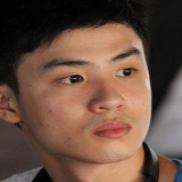
#> input picture server/ai/data/progvar_aligned/1/1.png, 182 x 182 px, given as the content of the folder /home/rico/Desktop/ADMU ProgVar/class/, which was not available
$ jupyter execute Testing.ipynb
#> lines starting #> are read from the running program, lines starting #| are printed output that depends on the picture; pictures that were not available may be replaced by others from this repository, and a replacement may not be noted
### server/ai/fresent/util.py
import cv2, cv2.face
import os, os.path
import sys
import numpy as np

CASCADE_PATH = 'data/haarcascade_frontalface_default.xml'

SIZE = 160
MARGIN = 8

def load_grayscale_image(image_file,
                         equalize_hist=True,
                         median_blur=3):

    if not isinstance(image_file, str):
        return image_file

    raw_image = cv2.imread(image_file)
    gray_image = cv2.cvtColor(raw_image, cv2.COLOR_BGR2GRAY)
    image = gray_image

    if equalize_hist:
        test = cv2.equalizeHist(image)

    if median_blur:
        image = cv2.medianBlur(image, median_blur)

    return image

__VIOLA_JONES_CASCADER = None

def viola_jones_detector(cascade_path=CASCADE_PATH):
    global __VIOLA_JONES_CASCADER

    if __VIOLA_JONES_CASCADER is None:

        # load detector instance dynamically
        if not os.path.exists(cascade_path):
            # try relative to the server/ai folder
            file_dir = os.path.dirname(os.path.abspath(__file__))
            cascade_path = os.path.join(file_dir, '..', cascade_path)

        __VIOLA_JONES_CASCADER = cv2.CascadeClassifier(cascade_path)

    return __VIOLA_JONES_CASCADER

def get_roi_resized_rect(image, roi):
    image = load_grayscale_image(image)
    x, y, w, h = roi
    mx = int(round(MARGIN*w/(SIZE-2*MARGIN)))
    my = int(round(MARGIN*h/(SIZE-2*MARGIN)))
    Y, H, X, W = (max(0, y-my), min(image.shape[0], y+h+my)-y, max(0, x-mx), min(image.shape[1], x+w+mx)-x)
    return X, Y, W, H

def get_resized_image(image, roi):
    x, y, w, h = roi
    img = image[y : y + h, x : x + w]
    return cv2.resize(img, (SIZE, SIZE))

def detect_faces(image, scaleFactor=1.1, minNeighbors=4, **kwargs):
    image = load_grayscale_image(image)
    faces = viola_jones_detector(**kwargs).detectMultiScale(image, scaleFactor=scaleFactor, minNeighbors=minNeighbors, **kwargs)
    return [get_roi_resized_rect(image, face) for face in faces]

# function that gets images with respective labels from a given folder
# [45 lines left out: function get_images_and_labels, not called in this run]

### server/ai/fresent/predict.py
import cv2, cv2.face
import os, os.path
import sys
import numpy as np
import fresent.train as train
import fresent.util as util

# Match a face with a group of classifiers using LBPH algorithm
# (image, classifier_path [, algorithm]) -> [(distance, label string) in ascending order]
def predict_face(image, classifier_path, algorithm=train.ALGO_DEFAULT, preprocess=True):

    if preprocess:
        image = util.load_grayscale_image(image)
        image = util.get_resized_image(image)

    FaceRecognizer = algorithm

    # get the label with the min distance (i.e. max confidence)
    results = []

    if not os.path.exists(classifier_path):
        # try relative to server/ai folder
        ai = os.path.dirname(os.path.dirname(os.path.abspath(__file__)))
        classifier_path = os.path.join(ai, classifier_path)

    if os.path.isfile(classifier_path):
        # predict with one big classifier
        recognizer = FaceRecognizer()
        recognizer.load(classifier_path)
        label, distance = recognizer.predict(image)
        if label != -1:
            return (recognizer.getLabelInfo(label), distance)

    elif os.path.isdir(classifier_path):
        # predict with many classifiers
        for classifier_filename in os.listdir(classifier_path):
            classifier = os.path.join(classifier_path, classifier_filename)
            try:
                recognizer = FaceRecognizer()
                recognizer.load(classifier)
                label, distance = recognizer.predict(image)
                if label != -1:
                    label_string = recognizer.getLabelInfo(label)
                    results.append((distance, label_string))
            except:
                pass

        results.sort()
        return results

    return None

# Gets all region of interest in the given image, and assigns it a unique label
# Greedy assignment of images with by minimizing distance
# (image, classifier_path [, algorithm]) -> {label: (x, y, w, h) ... }
def predict_all_faces(image, classifier_path,
                      algorithm=train.ALGO_DEFAULT):

    image = util.load_grayscale_image(image)
#> in load_grayscale_image, raw_image is the input picture: shape (182, 182, 3); mean B, G, R 65.4, 79.8, 107.2
#> in load_grayscale_image, `gray_image = cv2.cvtColor(raw_image, cv2.COLOR_BGR2GRAY)`:
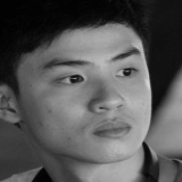
#> gray_image: shape (182, 182); min 0, max 214, mean 86.3
#> in load_grayscale_image, `test = cv2.equalizeHist(image)`:
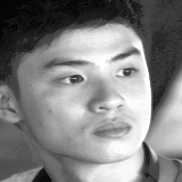
#> test: shape (182, 182); min 0, max 255, mean 128.5
    faces = util.detect_faces(image)
#> in detect_faces, `faces = viola_jones_detector(**kwargs).detectMultiScale(image, scaleFa..`: faces = [[29, 21, 144, 144]]
#> faces = [(21, 13, 152, 152)]
    heap = []
    index = 0
    for roi in faces:
        imageROI = util.get_resized_image(image, roi)
#> in get_resized_image, `x, y, w, h = roi`: x = 21; y = 13; w = 152
#> in get_resized_image, `img = image[y : y + h, x : x + w]`:
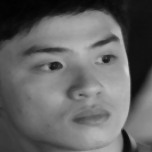
#> img: shape (152, 152); min 2, max 210, mean 99.5
        predictions = predict_face(imageROI, classifier_path, algorithm, preprocess=False)

        if predictions is None:
            continue

        if not isinstance(predictions, list):
            heap.append((predictions[1], predictions[0], index))

        else:
            for distance, label_string in predictions:
                heap.append((distance, label_string, index))

        index += 1

    heap.sort()
    need = len(faces)
#> need = 1
    vis = [False] * len(faces)
#> vis = [False]
    assignment = {}

    for distance, label, index in heap:
        if not vis[index] and label not in assignment:
            # assign ROI rectangle to label_string
            assignment[label] = (faces[index], distance)
            vis[index] = True
#> after the loop, assignment = 0 items

    return assignment

### server/ai/ipython_notebooks/Testing.ipynb
[cell 1]
cd ..

[cell 2]
from fresent.util import *
from fresent.predict import *
import os, os.path, cv2

[cell 3]
model = 'model/model.xml'
data = 'data/progvar_aligned/'
img_folder = '/home/rico/Desktop/ADMU ProgVar/class/'
out_folder = '/home/rico/Desktop/ADMU ProgVar/detect/'

[cell 4]
# predict all faces

for img in os.listdir(img_folder):

    print(img)

    try:
        img_path = os.path.join(img_folder, img)
        predictions = predict_all_faces(img_path, model)
#> predictions = 0 items
        frame = cv2.imread(img_path)
        s = 182
        m = 44>>1

        for label, rect in predictions.items():
            print('\tPrediction: ', label, rect)
            x, y, w, h = rect[0]
            mx = int(round(m*w/(s-2*m)))
            my = int(round(m*h/(s-2*m)))
            cv2.rectangle(frame, (x-mx, y-my), (x+w+mx, y+h+my), (0, 255, 0))
            cv2.putText(frame, label, (x, y - 20), cv2.FONT_HERSHEY_PLAIN, 5, (0,0,255), 4)
            cv2.putText(frame, '%.3f' % rect[1], (x, y - 100), cv2.FONT_HERSHEY_PLAIN, 3, (255,0,0), 4)
#> this loop made 0 passes

        #cv2.imshow('Predictions', frame)
        #cv2.waitKey(0)

        out_path = os.path.join(out_folder, img)
        cv2.imwrite(out_path, frame)
    except Exception as e:
        print(e)

$ run again, on server/ai/data/progvar_aligned/1/2.png
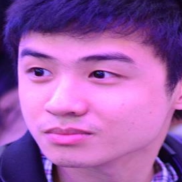
#> input picture server/ai/data/progvar_aligned/1/2.png, 182 x 182 px, given as the content of the folder /home/rico/Desktop/ADMU ProgVar/class/, which was not available
#> in load_grayscale_image, raw_image is the input picture: shape (182, 182, 3); mean B, G, R 169.7, 90.9, 157.2
#> in load_grayscale_image, `test = cv2.equalizeHist(image)`:
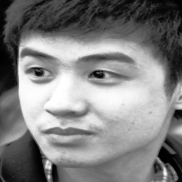
#> test: shape (182, 182); min 0, max 255, mean 128.3
#> in detect_faces, `faces = viola_jones_detector(**kwargs).detectMultiScale(image, scaleFa..`: faces = [[3, 16, 147, 147]]
#> in predict_all_faces, `faces = util.detect_faces(image)`: faces = [(0, 8, 155, 155)]
#> x = 0; y = 8; w = 155
#> in get_resized_image, `img = image[y : y + h, x : x + w]`:
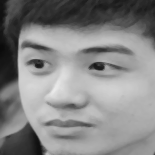
#> img: shape (155, 155); min 10, max 234, mean 133.2
#> need = 1
#> vis = [False]
#> after the loop in predict_all_faces, `for distance, label, index in heap:`: assignment = 0 items

$ run again, on server/ai/data/progvar_aligned/10/4.png
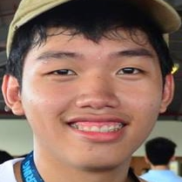
#> input picture server/ai/data/progvar_aligned/10/4.png, 182 x 182 px, given as the content of the folder /home/rico/Desktop/ADMU ProgVar/class/, which was not available
#> in load_grayscale_image, raw_image is the input picture: shape (182, 182, 3); mean B, G, R 97.1, 109.1, 137.2
#> in load_grayscale_image, `test = cv2.equalizeHist(image)`:
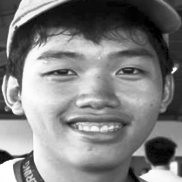
#> test: shape (182, 182); min 0, max 255, mean 128.3
#> in detect_faces, `faces = viola_jones_detector(**kwargs).detectMultiScale(image, scaleFa..`: faces = [[18, 13, 146, 146]]
#> in predict_all_faces, `faces = util.detect_faces(image)`: faces = [(10, 5, 154, 154)]
#> x = 10; y = 5; w = 154
#> in get_resized_image, `img = image[y : y + h, x : x + w]`:
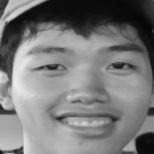
#> img: shape (154, 154); min 6, max 234, mean 121.1
#> need = 1
#> vis = [False]
#> after the loop in predict_all_faces, `for distance, label, index in heap:`: assignment = 0 items
